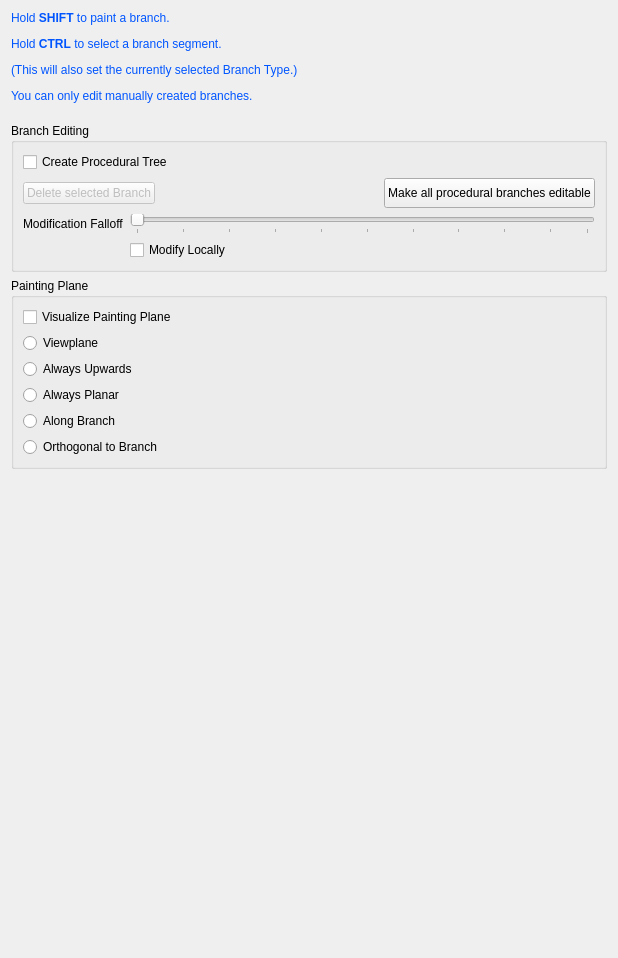
          <widget class="QWidget" name="scrollAreaWidgetContents_8">
           <property name="geometry">
            <rect>
             <x>0</x>
             <y>0</y>
             <width>618</width>
             <height>958</height>
            </rect>
           </property>
           <layout class="QVBoxLayout" name="verticalLayout_32">
            <item>
             <widget class="QLabel" name="label_54">
              <property name="text">
               <string>&lt;html&gt;&lt;head/&gt;&lt;body&gt;&lt;p&gt;&lt;span style=&quot; color:#0055ff;&quot;&gt;Hold &lt;/span&gt;&lt;span style=&quot; font-weight:600; color:#0055ff;&quot;&gt;SHIFT&lt;/span&gt;&lt;span style=&quot; color:#0055ff;&quot;&gt; to paint a branch.&lt;/span&gt;&lt;/p&gt;&lt;p&gt;&lt;span style=&quot; color:#0055ff;&quot;&gt;Hold &lt;/span&gt;&lt;span style=&quot; font-weight:600; color:#0055ff;&quot;&gt;CTRL&lt;/span&gt;&lt;span style=&quot; color:#0055ff;&quot;&gt; to select a branch segment.&lt;/span&gt;&lt;/p&gt;&lt;p&gt;&lt;span style=&quot; color:#0055ff;&quot;&gt;(This will also set the currently selected Branch Type.)&lt;/span&gt;&lt;/p&gt;&lt;p&gt;&lt;span style=&quot; color:#0055ff;&quot;&gt;You can only edit manually created branches.&lt;br/&gt;&lt;/span&gt;&lt;/p&gt;&lt;/body&gt;&lt;/html&gt;</string>
              </property>
              <property name="margin">
               <number>10</number>
              </property>
             </widget>
            </item>
            <item>
             <widget class="QGroupBox" name="groupBox_12">
              <property name="toolTip">
               <string>&lt;html&gt;&lt;head/&gt;&lt;body&gt;&lt;p&gt;These settings allow to configure the manual editing tools. Only manually painted branches can be edited.&lt;/p&gt;&lt;/body&gt;&lt;/html&gt;</string>
              </property>
              <property name="title">
               <string>Branch Editing</string>
              </property>
              <property name="flat">
               <bool>true</bool>
              </property>
              <layout class="QVBoxLayout" name="verticalLayout_22">
               <item>
                <widget class="QCheckBox" name="check_CreateProcedural">
                 <property name="toolTip">
                  <string>&lt;html&gt;&lt;head/&gt;&lt;body&gt;&lt;p&gt;If checked the default procedural tree is generated. Otherwise no tree is generated automatically. Check this, if you want to manually create a tree.&lt;/p&gt;&lt;/body&gt;&lt;/html&gt;</string>
                 </property>
                 <property name="text">
                  <string>Create Procedural Tree</string>
                 </property>
                </widget>
               </item>
               <item>
                <layout class="QHBoxLayout" name="horizontalLayout_14">
                 <item>
                  <widget class="QPushButton" name="button_DeleteBranch">
                   <property name="enabled">
                    <bool>false</bool>
                   </property>
                   <property name="toolTip">
                    <string>&lt;!DOCTYPE HTML PUBLIC &quot;-//W3C//DTD HTML 4.0//EN&quot; &quot;http://www.w3.org/TR/REC-html40/strict.dtd&quot;&gt;
&lt;html&gt;&lt;head&gt;&lt;meta name=&quot;qrichtext&quot; content=&quot;1&quot; /&gt;&lt;style type=&quot;text/css&quot;&gt;
p, li { white-space: pre-wrap; }
&lt;/style&gt;&lt;/head&gt;&lt;body style=&quot; font-family:'MS Shell Dlg 2'; font-size:8pt; font-weight:400; font-style:normal;&quot;&gt;
&lt;p style=&quot; margin-top:12px; margin-bottom:12px; margin-left:0px; margin-right:0px; -qt-block-indent:0; text-indent:0px;&quot;&gt;This will delete the selected branch and all its child branches (recursively).&lt;/p&gt;
&lt;p style=&quot; margin-top:12px; margin-bottom:12px; margin-left:0px; margin-right:0px; -qt-block-indent:0; text-indent:0px;&quot;&gt;This is only possible on manually created branches.&lt;/p&gt;&lt;/body&gt;&lt;/html&gt;</string>
                   </property>
                   <property name="text">
                    <string>Delete selected Branch</string>
                   </property>
                  </widget>
                 </item>
                 <item>
                  <spacer name="horizontalSpacer_5">
                   <property name="orientation">
                    <enum>Qt::Horizontal</enum>
                   </property>
                   <property name="sizeHint" stdset="0">
                    <size>
                     <width>40</width>
                     <height>20</height>
                    </size>
                   </property>
                  </spacer>
                 </item>
                 <item>
                  <widget class="QPushButton" name="button_MakeEditable">
                   <property name="minimumSize">
                    <size>
                     <width>120</width>
                     <height>30</height>
                    </size>
                   </property>
                   <property name="toolTip">
                    <string>&lt;html&gt;&lt;head/&gt;&lt;body&gt;&lt;p&gt;This will freeze all procedurally generated branches as they currently are and mark them as manually editable.&lt;/p&gt;&lt;/body&gt;&lt;/html&gt;</string>
                   </property>
                   <property name="text">
                    <string>Make all procedural branches editable</string>
                   </property>
                   <property name="flat">
                    <bool>false</bool>
                   </property>
                  </widget>
                 </item>
                </layout>
               </item>
               <item>
                <layout class="QGridLayout" name="gridLayout_14">
                 <item row="0" column="0">
                  <widget class="QLabel" name="label_53">
                   <property name="toolTip">
                    <string>&lt;html&gt;&lt;head/&gt;&lt;body&gt;&lt;p&gt;Sets how wide the area of influence is when modifying a branch segment.&lt;/p&gt;&lt;/body&gt;&lt;/html&gt;</string>
                   </property>
                   <property name="text">
                    <string>Modification Falloff</string>
                   </property>
                  </widget>
                 </item>
                 <item row="0" column="1">
                  <widget class="QSlider" name="slider_ModifyStrength">
                   <property name="toolTip">
                    <string>&lt;html&gt;&lt;head/&gt;&lt;body&gt;&lt;p&gt;Sets how wide the area of influence is when modifying a branch segment.&lt;/p&gt;&lt;/body&gt;&lt;/html&gt;</string>
                   </property>
                   <property name="minimum">
                    <number>50</number>
                   </property>
                   <property name="maximum">
                    <number>99</number>
                   </property>
                   <property name="pageStep">
                    <number>5</number>
                   </property>
                   <property name="orientation">
                    <enum>Qt::Horizontal</enum>
                   </property>
                   <property name="tickPosition">
                    <enum>QSlider::TicksBelow</enum>
                   </property>
                   <property name="tickInterval">
                    <number>5</number>
                   </property>
                  </widget>
                 </item>
                 <item row="1" column="1">
                  <widget class="QCheckBox" name="check_ModifyLocal">
                   <property name="toolTip">
                    <string>&lt;html&gt;&lt;head/&gt;&lt;body&gt;&lt;p&gt;If checked, modifying (moving, rotating) a branch segment will only have effect locally (e.g. introducing a twist into a branch) instead of globally (e.g. bending the complete branch at that segment).&lt;/p&gt;&lt;/body&gt;&lt;/html&gt;</string>
                   </property>
                   <property name="text">
                    <string>Modify Locally</string>
                   </property>
                  </widget>
                 </item>
                </layout>
               </item>
              </layout>
             </widget>
            </item>
            <item>
             <widget class="QGroupBox" name="groupBox_5">
              <property name="toolTip">
               <string>&lt;html&gt;&lt;head/&gt;&lt;body&gt;&lt;p&gt;These options define the plane in which manually painted branches will be created.&lt;/p&gt;&lt;/body&gt;&lt;/html&gt;</string>
              </property>
              <property name="title">
               <string>Painting Plane</string>
              </property>
              <property name="flat">
               <bool>true</bool>
              </property>
              <layout class="QVBoxLayout" name="verticalLayout_21">
               <item>
                <widget class="QCheckBox" name="check_VisPaintingPlane">
                 <property name="toolTip">
                  <string>&lt;html&gt;&lt;head/&gt;&lt;body&gt;&lt;p&gt;If checked, the painting plane will be visualized during branch painting.&lt;/p&gt;&lt;/body&gt;&lt;/html&gt;</string>
                 </property>
                 <property name="text">
                  <string>Visualize Painting Plane</string>
                 </property>
                </widget>
               </item>
               <item>
                <widget class="QRadioButton" name="radio_PaintInViewplane">
                 <property name="toolTip">
                  <string>&lt;html&gt;&lt;head/&gt;&lt;body&gt;&lt;p&gt;The painting plane will be parallel to the camera's view-plane.&lt;/p&gt;&lt;/body&gt;&lt;/html&gt;</string>
                 </property>
                 <property name="text">
                  <string>Viewplane</string>
                 </property>
                </widget>
               </item>
               <item>
                <widget class="QRadioButton" name="radio_PaintUpwards">
                 <property name="toolTip">
                  <string>&lt;html&gt;&lt;head/&gt;&lt;body&gt;&lt;p&gt;The painting plane will always be orthogonal to the ground, allowing to paint branches perfectly upwards.&lt;/p&gt;&lt;/body&gt;&lt;/html&gt;</string>
                 </property>
                 <property name="text">
                  <string>Always Upwards</string>
                 </property>
                </widget>
               </item>
               <item>
                <widget class="QRadioButton" name="radio_PaintPlanar">
                 <property name="toolTip">
                  <string>&lt;html&gt;&lt;head/&gt;&lt;body&gt;&lt;p&gt;The painting plane will always be planar (e.g. parallel to the ground plane), if one paints on an existing branch. Otherwise it will be &amp;quot;Upwards&amp;quot;.&lt;/p&gt;&lt;/body&gt;&lt;/html&gt;</string>
                 </property>
                 <property name="text">
                  <string>Always Planar</string>
                 </property>
                </widget>
               </item>
               <item>
                <widget class="QRadioButton" name="radio_PaintAlongBranch">
                 <property name="toolTip">
                  <string>&lt;html&gt;&lt;head/&gt;&lt;body&gt;&lt;p&gt;The painting plane will be oriented along the branch, where it was clicked. This allows to add a branch that is growing into the same direction as the parent branch.&lt;/p&gt;&lt;/body&gt;&lt;/html&gt;</string>
                 </property>
                 <property name="text">
                  <string>Along Branch</string>
                 </property>
                </widget>
               </item>
               <item>
                <widget class="QRadioButton" name="radio_PaintOrthogonal">
                 <property name="toolTip">
                  <string>&lt;html&gt;&lt;head/&gt;&lt;body&gt;&lt;p&gt;The painting plane will be orthogonal to the direction of the branch that was clicked. This allows to add branches that go around their parent branch.&lt;/p&gt;&lt;/body&gt;&lt;/html&gt;</string>
                 </property>
                 <property name="text">
                  <string>Orthogonal to Branch</string>
                 </property>
                </widget>
               </item>
              </layout>
             </widget>
            </item>
            <item>
             <spacer name="verticalSpacer_10">
              <property name="orientation">
               <enum>Qt::Vertical</enum>
              </property>
              <property name="sizeHint" stdset="0">
               <size>
                <width>20</width>
                <height>40</height>
               </size>
              </property>
             </spacer>
            </item>
           </layout>
          </widget>
